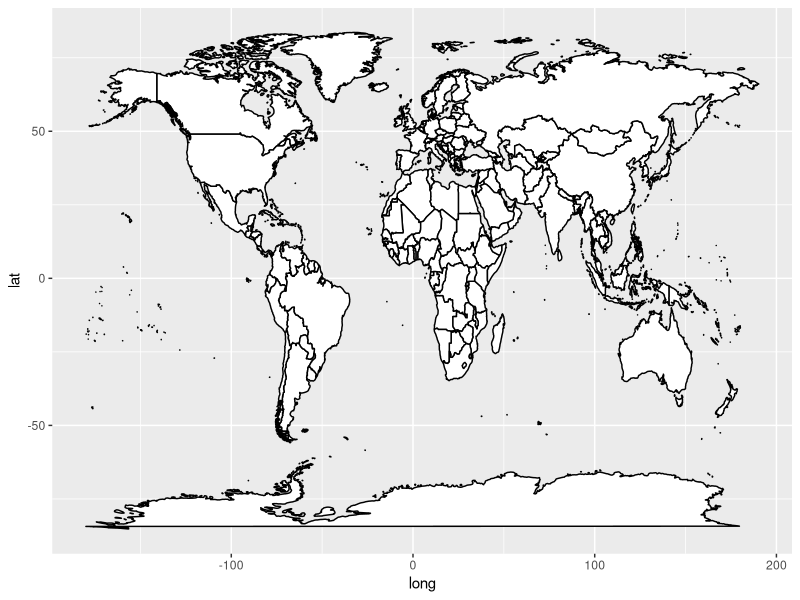
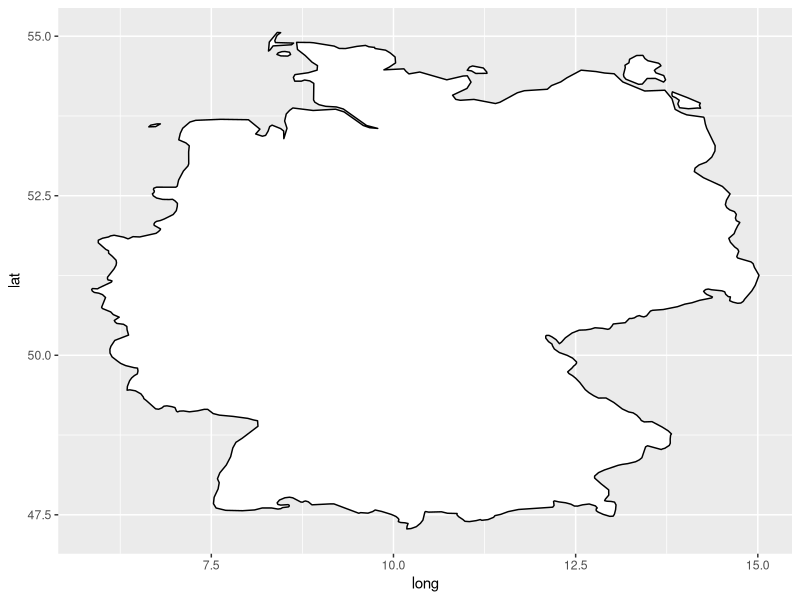
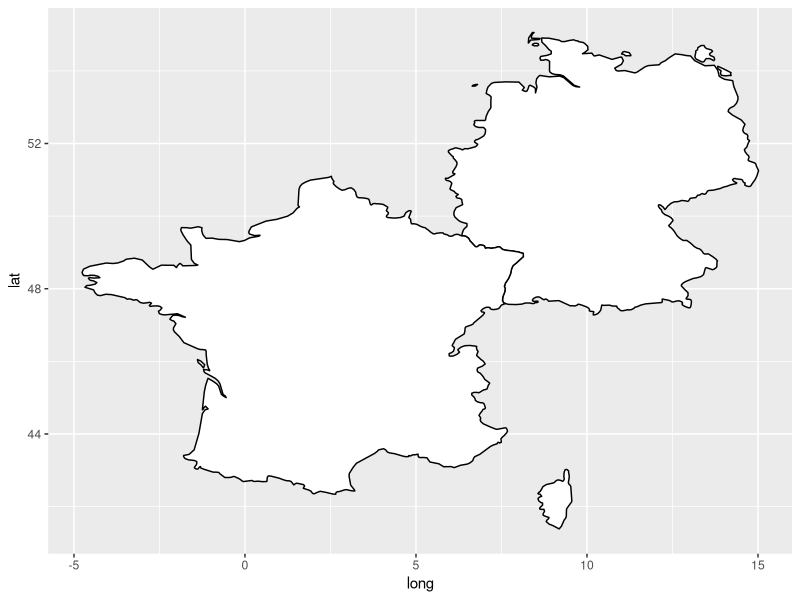
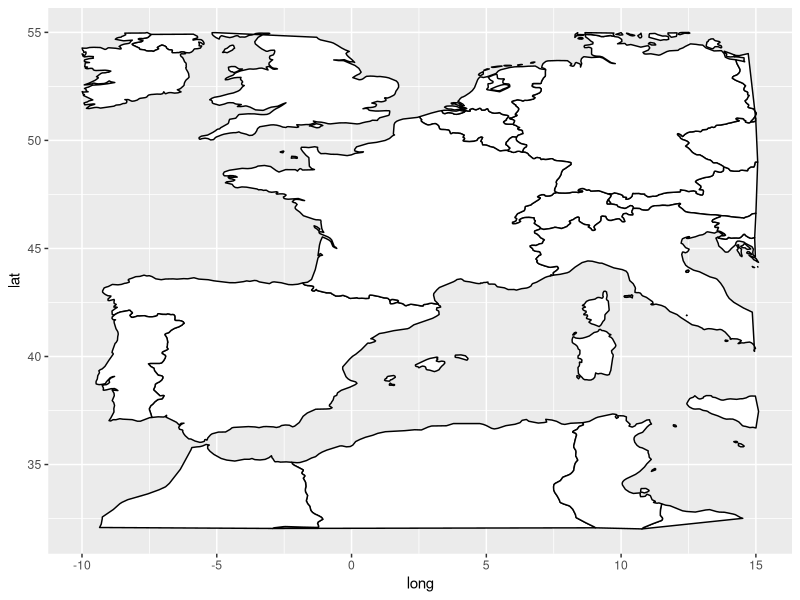

Write R code to recreate these figures, in order.
library(tidyverse)
library(maps)

# tell us what data is in this package
help(package="maps")
?map_data

my_world_map <- map_data("world")

# this doesn't work because there is no group aesthetic
#ggplot(data = my_world_map, mapping = aes(x= long, y= lat))+geom_polygon()

# here the group is specified correctly
ggplot(data = my_world_map,
       mapping = aes(x = long, y = lat, group = group)) +
  geom_polygon(fill = "white", color = "black")


# let's look at just a country or countries

germany <- filter(my_world_map, region == "Germany")

ggplot(data = germany,
       mapping = aes(x = long, y = lat, group = group)) +
  geom_polygon(fill = "white", color = "black")

france_germany <-
  filter(my_world_map, region == "France" | region == "Germany")

ggplot(data = france_germany,
       mapping = aes(x = long, y = lat, group = group)) +
  geom_polygon(fill = "white", color = "black")

# get a region by filtering with lat and long

a_region <-
  filter(my_world_map, long > -10 & long < 15.1 & lat > 32 & lat < 55)

ggplot(data = a_region,
       mapping = aes(x = long, y = lat, group = group)) +
  geom_polygon(fill = "white", color = "black")
